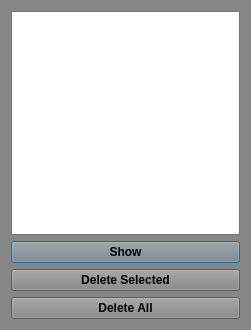
<?xml version="1.0" encoding="UTF-8"?>
<ui version="4.0">
 <class>dialog::BarcodeList</class>
 <widget class="QDialog" name="dialog::BarcodeList">
  <property name="geometry">
   <rect>
    <x>0</x>
    <y>0</y>
    <width>251</width>
    <height>330</height>
   </rect>
  </property>
  <property name="palette">
   <palette>
    <active>
     <colorrole role="WindowText">
      <brush brushstyle="SolidPattern">
       <color alpha="255">
        <red>0</red>
        <green>0</green>
        <blue>0</blue>
       </color>
      </brush>
     </colorrole>
     <colorrole role="Button">
      <brush brushstyle="SolidPattern">
       <color alpha="255">
        <red>134</red>
        <green>134</green>
        <blue>134</blue>
       </color>
      </brush>
     </colorrole>
     <colorrole role="Light">
      <brush brushstyle="SolidPattern">
       <color alpha="255">
        <red>201</red>
        <green>201</green>
        <blue>201</blue>
       </color>
      </brush>
     </colorrole>
     <colorrole role="Midlight">
      <brush brushstyle="SolidPattern">
       <color alpha="255">
        <red>167</red>
        <green>167</green>
        <blue>167</blue>
       </color>
      </brush>
     </colorrole>
     <colorrole role="Dark">
      <brush brushstyle="SolidPattern">
       <color alpha="255">
        <red>67</red>
        <green>67</green>
        <blue>67</blue>
       </color>
      </brush>
     </colorrole>
     <colorrole role="Mid">
      <brush brushstyle="SolidPattern">
       <color alpha="255">
        <red>89</red>
        <green>89</green>
        <blue>89</blue>
       </color>
      </brush>
     </colorrole>
     <colorrole role="Text">
      <brush brushstyle="SolidPattern">
       <color alpha="255">
        <red>0</red>
        <green>0</green>
        <blue>0</blue>
       </color>
      </brush>
     </colorrole>
     <colorrole role="BrightText">
      <brush brushstyle="SolidPattern">
       <color alpha="255">
        <red>255</red>
        <green>255</green>
        <blue>255</blue>
       </color>
      </brush>
     </colorrole>
     <colorrole role="ButtonText">
      <brush brushstyle="SolidPattern">
       <color alpha="255">
        <red>0</red>
        <green>0</green>
        <blue>0</blue>
       </color>
      </brush>
     </colorrole>
     <colorrole role="Base">
      <brush brushstyle="SolidPattern">
       <color alpha="255">
        <red>255</red>
        <green>255</green>
        <blue>255</blue>
       </color>
      </brush>
     </colorrole>
     <colorrole role="Window">
      <brush brushstyle="SolidPattern">
       <color alpha="255">
        <red>134</red>
        <green>134</green>
        <blue>134</blue>
       </color>
      </brush>
     </colorrole>
     <colorrole role="Shadow">
      <brush brushstyle="SolidPattern">
       <color alpha="255">
        <red>0</red>
        <green>0</green>
        <blue>0</blue>
       </color>
      </brush>
     </colorrole>
     <colorrole role="AlternateBase">
      <brush brushstyle="SolidPattern">
       <color alpha="255">
        <red>194</red>
        <green>194</green>
        <blue>194</blue>
       </color>
      </brush>
     </colorrole>
     <colorrole role="ToolTipBase">
      <brush brushstyle="SolidPattern">
       <color alpha="255">
        <red>255</red>
        <green>255</green>
        <blue>220</blue>
       </color>
      </brush>
     </colorrole>
     <colorrole role="ToolTipText">
      <brush brushstyle="SolidPattern">
       <color alpha="255">
        <red>0</red>
        <green>0</green>
        <blue>0</blue>
       </color>
      </brush>
     </colorrole>
     <colorrole role="PlaceholderText">
      <brush brushstyle="SolidPattern">
       <color alpha="128">
        <red>0</red>
        <green>0</green>
        <blue>0</blue>
       </color>
      </brush>
     </colorrole>
    </active>
    <inactive>
     <colorrole role="WindowText">
      <brush brushstyle="SolidPattern">
       <color alpha="255">
        <red>0</red>
        <green>0</green>
        <blue>0</blue>
       </color>
      </brush>
     </colorrole>
     <colorrole role="Button">
      <brush brushstyle="SolidPattern">
       <color alpha="255">
        <red>134</red>
        <green>134</green>
        <blue>134</blue>
       </color>
      </brush>
     </colorrole>
     <colorrole role="Light">
      <brush brushstyle="SolidPattern">
       <color alpha="255">
        <red>201</red>
        <green>201</green>
        <blue>201</blue>
       </color>
      </brush>
     </colorrole>
     <colorrole role="Midlight">
      <brush brushstyle="SolidPattern">
       <color alpha="255">
        <red>167</red>
        <green>167</green>
        <blue>167</blue>
       </color>
      </brush>
     </colorrole>
     <colorrole role="Dark">
      <brush brushstyle="SolidPattern">
       <color alpha="255">
        <red>67</red>
        <green>67</green>
        <blue>67</blue>
       </color>
      </brush>
     </colorrole>
     <colorrole role="Mid">
      <brush brushstyle="SolidPattern">
       <color alpha="255">
        <red>89</red>
        <green>89</green>
        <blue>89</blue>
       </color>
      </brush>
     </colorrole>
     <colorrole role="Text">
      <brush brushstyle="SolidPattern">
       <color alpha="255">
        <red>0</red>
        <green>0</green>
        <blue>0</blue>
       </color>
      </brush>
     </colorrole>
     <colorrole role="BrightText">
      <brush brushstyle="SolidPattern">
       <color alpha="255">
        <red>255</red>
        <green>255</green>
        <blue>255</blue>
       </color>
      </brush>
     </colorrole>
     <colorrole role="ButtonText">
      <brush brushstyle="SolidPattern">
       <color alpha="255">
        <red>0</red>
        <green>0</green>
        <blue>0</blue>
       </color>
      </brush>
     </colorrole>
     <colorrole role="Base">
      <brush brushstyle="SolidPattern">
       <color alpha="255">
        <red>255</red>
        <green>255</green>
        <blue>255</blue>
       </color>
      </brush>
     </colorrole>
     <colorrole role="Window">
      <brush brushstyle="SolidPattern">
       <color alpha="255">
        <red>134</red>
        <green>134</green>
        <blue>134</blue>
       </color>
      </brush>
     </colorrole>
     <colorrole role="Shadow">
      <brush brushstyle="SolidPattern">
       <color alpha="255">
        <red>0</red>
        <green>0</green>
        <blue>0</blue>
       </color>
      </brush>
     </colorrole>
     <colorrole role="AlternateBase">
      <brush brushstyle="SolidPattern">
       <color alpha="255">
        <red>194</red>
        <green>194</green>
        <blue>194</blue>
       </color>
      </brush>
     </colorrole>
     <colorrole role="ToolTipBase">
      <brush brushstyle="SolidPattern">
       <color alpha="255">
        <red>255</red>
        <green>255</green>
        <blue>220</blue>
       </color>
      </brush>
     </colorrole>
     <colorrole role="ToolTipText">
      <brush brushstyle="SolidPattern">
       <color alpha="255">
        <red>0</red>
        <green>0</green>
        <blue>0</blue>
       </color>
      </brush>
     </colorrole>
     <colorrole role="PlaceholderText">
      <brush brushstyle="SolidPattern">
       <color alpha="128">
        <red>0</red>
        <green>0</green>
        <blue>0</blue>
       </color>
      </brush>
     </colorrole>
    </inactive>
    <disabled>
     <colorrole role="WindowText">
      <brush brushstyle="SolidPattern">
       <color alpha="255">
        <red>67</red>
        <green>67</green>
        <blue>67</blue>
       </color>
      </brush>
     </colorrole>
     <colorrole role="Button">
      <brush brushstyle="SolidPattern">
       <color alpha="255">
        <red>134</red>
        <green>134</green>
        <blue>134</blue>
       </color>
      </brush>
     </colorrole>
     <colorrole role="Light">
      <brush brushstyle="SolidPattern">
       <color alpha="255">
        <red>201</red>
        <green>201</green>
        <blue>201</blue>
       </color>
      </brush>
     </colorrole>
     <colorrole role="Midlight">
      <brush brushstyle="SolidPattern">
       <color alpha="255">
        <red>167</red>
        <green>167</green>
        <blue>167</blue>
       </color>
      </brush>
     </colorrole>
     <colorrole role="Dark">
      <brush brushstyle="SolidPattern">
       <color alpha="255">
        <red>67</red>
        <green>67</green>
        <blue>67</blue>
       </color>
      </brush>
     </colorrole>
     <colorrole role="Mid">
      <brush brushstyle="SolidPattern">
       <color alpha="255">
        <red>89</red>
        <green>89</green>
        <blue>89</blue>
       </color>
      </brush>
     </colorrole>
     <colorrole role="Text">
      <brush brushstyle="SolidPattern">
       <color alpha="255">
        <red>67</red>
        <green>67</green>
        <blue>67</blue>
       </color>
      </brush>
     </colorrole>
     <colorrole role="BrightText">
      <brush brushstyle="SolidPattern">
       <color alpha="255">
        <red>255</red>
        <green>255</green>
        <blue>255</blue>
       </color>
      </brush>
     </colorrole>
     <colorrole role="ButtonText">
      <brush brushstyle="SolidPattern">
       <color alpha="255">
        <red>67</red>
        <green>67</green>
        <blue>67</blue>
       </color>
      </brush>
     </colorrole>
     <colorrole role="Base">
      <brush brushstyle="SolidPattern">
       <color alpha="255">
        <red>134</red>
        <green>134</green>
        <blue>134</blue>
       </color>
      </brush>
     </colorrole>
     <colorrole role="Window">
      <brush brushstyle="SolidPattern">
       <color alpha="255">
        <red>134</red>
        <green>134</green>
        <blue>134</blue>
       </color>
      </brush>
     </colorrole>
     <colorrole role="Shadow">
      <brush brushstyle="SolidPattern">
       <color alpha="255">
        <red>0</red>
        <green>0</green>
        <blue>0</blue>
       </color>
      </brush>
     </colorrole>
     <colorrole role="AlternateBase">
      <brush brushstyle="SolidPattern">
       <color alpha="255">
        <red>134</red>
        <green>134</green>
        <blue>134</blue>
       </color>
      </brush>
     </colorrole>
     <colorrole role="ToolTipBase">
      <brush brushstyle="SolidPattern">
       <color alpha="255">
        <red>255</red>
        <green>255</green>
        <blue>220</blue>
       </color>
      </brush>
     </colorrole>
     <colorrole role="ToolTipText">
      <brush brushstyle="SolidPattern">
       <color alpha="255">
        <red>0</red>
        <green>0</green>
        <blue>0</blue>
       </color>
      </brush>
     </colorrole>
     <colorrole role="PlaceholderText">
      <brush brushstyle="SolidPattern">
       <color alpha="128">
        <red>0</red>
        <green>0</green>
        <blue>0</blue>
       </color>
      </brush>
     </colorrole>
    </disabled>
   </palette>
  </property>
  <property name="windowTitle">
   <string>All Barcodes</string>
  </property>
  <layout class="QVBoxLayout" name="verticalLayout_2">
   <item>
    <layout class="QVBoxLayout" name="verticalLayout">
     <item>
      <widget class="QListWidget" name="lwList">
       <property name="palette">
        <palette>
         <active>
          <colorrole role="WindowText">
           <brush brushstyle="SolidPattern">
            <color alpha="255">
             <red>0</red>
             <green>0</green>
             <blue>0</blue>
            </color>
           </brush>
          </colorrole>
          <colorrole role="Button">
           <brush brushstyle="SolidPattern">
            <color alpha="255">
             <red>150</red>
             <green>152</green>
             <blue>154</blue>
            </color>
           </brush>
          </colorrole>
          <colorrole role="Light">
           <brush brushstyle="SolidPattern">
            <color alpha="255">
             <red>225</red>
             <green>228</green>
             <blue>231</blue>
            </color>
           </brush>
          </colorrole>
          <colorrole role="Midlight">
           <brush brushstyle="SolidPattern">
            <color alpha="255">
             <red>187</red>
             <green>190</green>
             <blue>192</blue>
            </color>
           </brush>
          </colorrole>
          <colorrole role="Dark">
           <brush brushstyle="SolidPattern">
            <color alpha="255">
             <red>75</red>
             <green>76</green>
             <blue>77</blue>
            </color>
           </brush>
          </colorrole>
          <colorrole role="Mid">
           <brush brushstyle="SolidPattern">
            <color alpha="255">
             <red>100</red>
             <green>101</green>
             <blue>103</blue>
            </color>
           </brush>
          </colorrole>
          <colorrole role="Text">
           <brush brushstyle="SolidPattern">
            <color alpha="255">
             <red>0</red>
             <green>0</green>
             <blue>0</blue>
            </color>
           </brush>
          </colorrole>
          <colorrole role="BrightText">
           <brush brushstyle="SolidPattern">
            <color alpha="255">
             <red>255</red>
             <green>255</green>
             <blue>255</blue>
            </color>
           </brush>
          </colorrole>
          <colorrole role="ButtonText">
           <brush brushstyle="SolidPattern">
            <color alpha="255">
             <red>0</red>
             <green>0</green>
             <blue>0</blue>
            </color>
           </brush>
          </colorrole>
          <colorrole role="Base">
           <brush brushstyle="SolidPattern">
            <color alpha="255">
             <red>255</red>
             <green>255</green>
             <blue>255</blue>
            </color>
           </brush>
          </colorrole>
          <colorrole role="Window">
           <brush brushstyle="SolidPattern">
            <color alpha="255">
             <red>150</red>
             <green>152</green>
             <blue>154</blue>
            </color>
           </brush>
          </colorrole>
          <colorrole role="Shadow">
           <brush brushstyle="SolidPattern">
            <color alpha="255">
             <red>0</red>
             <green>0</green>
             <blue>0</blue>
            </color>
           </brush>
          </colorrole>
          <colorrole role="AlternateBase">
           <brush brushstyle="SolidPattern">
            <color alpha="255">
             <red>202</red>
             <green>203</green>
             <blue>204</blue>
            </color>
           </brush>
          </colorrole>
          <colorrole role="ToolTipBase">
           <brush brushstyle="SolidPattern">
            <color alpha="255">
             <red>255</red>
             <green>255</green>
             <blue>220</blue>
            </color>
           </brush>
          </colorrole>
          <colorrole role="ToolTipText">
           <brush brushstyle="SolidPattern">
            <color alpha="255">
             <red>0</red>
             <green>0</green>
             <blue>0</blue>
            </color>
           </brush>
          </colorrole>
          <colorrole role="PlaceholderText">
           <brush brushstyle="SolidPattern">
            <color alpha="128">
             <red>0</red>
             <green>0</green>
             <blue>0</blue>
            </color>
           </brush>
          </colorrole>
         </active>
         <inactive>
          <colorrole role="WindowText">
           <brush brushstyle="SolidPattern">
            <color alpha="255">
             <red>0</red>
             <green>0</green>
             <blue>0</blue>
            </color>
           </brush>
          </colorrole>
          <colorrole role="Button">
           <brush brushstyle="SolidPattern">
            <color alpha="255">
             <red>150</red>
             <green>152</green>
             <blue>154</blue>
            </color>
           </brush>
          </colorrole>
          <colorrole role="Light">
           <brush brushstyle="SolidPattern">
            <color alpha="255">
             <red>225</red>
             <green>228</green>
             <blue>231</blue>
            </color>
           </brush>
          </colorrole>
          <colorrole role="Midlight">
           <brush brushstyle="SolidPattern">
            <color alpha="255">
             <red>187</red>
             <green>190</green>
             <blue>192</blue>
            </color>
           </brush>
          </colorrole>
          <colorrole role="Dark">
           <brush brushstyle="SolidPattern">
            <color alpha="255">
             <red>75</red>
             <green>76</green>
             <blue>77</blue>
            </color>
           </brush>
          </colorrole>
          <colorrole role="Mid">
           <brush brushstyle="SolidPattern">
            <color alpha="255">
             <red>100</red>
             <green>101</green>
             <blue>103</blue>
            </color>
           </brush>
          </colorrole>
          <colorrole role="Text">
           <brush brushstyle="SolidPattern">
            <color alpha="255">
             <red>0</red>
             <green>0</green>
             <blue>0</blue>
            </color>
           </brush>
          </colorrole>
          <colorrole role="BrightText">
           <brush brushstyle="SolidPattern">
            <color alpha="255">
             <red>255</red>
             <green>255</green>
             <blue>255</blue>
            </color>
           </brush>
          </colorrole>
          <colorrole role="ButtonText">
           <brush brushstyle="SolidPattern">
            <color alpha="255">
             <red>0</red>
             <green>0</green>
             <blue>0</blue>
            </color>
           </brush>
          </colorrole>
          <colorrole role="Base">
           <brush brushstyle="SolidPattern">
            <color alpha="255">
             <red>255</red>
             <green>255</green>
             <blue>255</blue>
            </color>
           </brush>
          </colorrole>
          <colorrole role="Window">
           <brush brushstyle="SolidPattern">
            <color alpha="255">
             <red>150</red>
             <green>152</green>
             <blue>154</blue>
            </color>
           </brush>
          </colorrole>
          <colorrole role="Shadow">
           <brush brushstyle="SolidPattern">
            <color alpha="255">
             <red>0</red>
             <green>0</green>
             <blue>0</blue>
            </color>
           </brush>
          </colorrole>
          <colorrole role="AlternateBase">
           <brush brushstyle="SolidPattern">
            <color alpha="255">
             <red>202</red>
             <green>203</green>
             <blue>204</blue>
            </color>
           </brush>
          </colorrole>
          <colorrole role="ToolTipBase">
           <brush brushstyle="SolidPattern">
            <color alpha="255">
             <red>255</red>
             <green>255</green>
             <blue>220</blue>
            </color>
           </brush>
          </colorrole>
          <colorrole role="ToolTipText">
           <brush brushstyle="SolidPattern">
            <color alpha="255">
             <red>0</red>
             <green>0</green>
             <blue>0</blue>
            </color>
           </brush>
          </colorrole>
          <colorrole role="PlaceholderText">
           <brush brushstyle="SolidPattern">
            <color alpha="128">
             <red>0</red>
             <green>0</green>
             <blue>0</blue>
            </color>
           </brush>
          </colorrole>
         </inactive>
         <disabled>
          <colorrole role="WindowText">
           <brush brushstyle="SolidPattern">
            <color alpha="255">
             <red>75</red>
             <green>76</green>
             <blue>77</blue>
            </color>
           </brush>
          </colorrole>
          <colorrole role="Button">
           <brush brushstyle="SolidPattern">
            <color alpha="255">
             <red>150</red>
             <green>152</green>
             <blue>154</blue>
            </color>
           </brush>
          </colorrole>
          <colorrole role="Light">
           <brush brushstyle="SolidPattern">
            <color alpha="255">
             <red>225</red>
             <green>228</green>
             <blue>231</blue>
            </color>
           </brush>
          </colorrole>
          <colorrole role="Midlight">
           <brush brushstyle="SolidPattern">
            <color alpha="255">
             <red>187</red>
             <green>190</green>
             <blue>192</blue>
            </color>
           </brush>
          </colorrole>
          <colorrole role="Dark">
           <brush brushstyle="SolidPattern">
            <color alpha="255">
             <red>75</red>
             <green>76</green>
             <blue>77</blue>
            </color>
           </brush>
          </colorrole>
          <colorrole role="Mid">
           <brush brushstyle="SolidPattern">
            <color alpha="255">
             <red>100</red>
             <green>101</green>
             <blue>103</blue>
            </color>
           </brush>
          </colorrole>
          <colorrole role="Text">
           <brush brushstyle="SolidPattern">
            <color alpha="255">
             <red>75</red>
             <green>76</green>
             <blue>77</blue>
            </color>
           </brush>
          </colorrole>
          <colorrole role="BrightText">
           <brush brushstyle="SolidPattern">
            <color alpha="255">
             <red>255</red>
             <green>255</green>
             <blue>255</blue>
            </color>
           </brush>
          </colorrole>
          <colorrole role="ButtonText">
           <brush brushstyle="SolidPattern">
            <color alpha="255">
             <red>75</red>
             <green>76</green>
             <blue>77</blue>
            </color>
           </brush>
          </colorrole>
          <colorrole role="Base">
           <brush brushstyle="SolidPattern">
            <color alpha="255">
             <red>150</red>
             <green>152</green>
             <blue>154</blue>
            </color>
           </brush>
          </colorrole>
          <colorrole role="Window">
           <brush brushstyle="SolidPattern">
            <color alpha="255">
             <red>150</red>
             <green>152</green>
             <blue>154</blue>
            </color>
           </brush>
          </colorrole>
          <colorrole role="Shadow">
           <brush brushstyle="SolidPattern">
            <color alpha="255">
             <red>0</red>
             <green>0</green>
             <blue>0</blue>
            </color>
           </brush>
          </colorrole>
          <colorrole role="AlternateBase">
           <brush brushstyle="SolidPattern">
            <color alpha="255">
             <red>150</red>
             <green>152</green>
             <blue>154</blue>
            </color>
           </brush>
          </colorrole>
          <colorrole role="ToolTipBase">
           <brush brushstyle="SolidPattern">
            <color alpha="255">
             <red>255</red>
             <green>255</green>
             <blue>220</blue>
            </color>
           </brush>
          </colorrole>
          <colorrole role="ToolTipText">
           <brush brushstyle="SolidPattern">
            <color alpha="255">
             <red>0</red>
             <green>0</green>
             <blue>0</blue>
            </color>
           </brush>
          </colorrole>
          <colorrole role="PlaceholderText">
           <brush brushstyle="SolidPattern">
            <color alpha="128">
             <red>0</red>
             <green>0</green>
             <blue>0</blue>
            </color>
           </brush>
          </colorrole>
         </disabled>
        </palette>
       </property>
       <property name="font">
        <font>
         <weight>75</weight>
         <bold>true</bold>
        </font>
       </property>
      </widget>
     </item>
     <item>
      <widget class="QPushButton" name="pbShow">
       <property name="font">
        <font>
         <weight>75</weight>
         <bold>true</bold>
        </font>
       </property>
       <property name="text">
        <string>Show</string>
       </property>
      </widget>
     </item>
     <item>
      <widget class="QPushButton" name="pbDelete">
       <property name="font">
        <font>
         <weight>75</weight>
         <bold>true</bold>
        </font>
       </property>
       <property name="text">
        <string>Delete Selected</string>
       </property>
      </widget>
     </item>
     <item>
      <widget class="QPushButton" name="pbDeleteAll">
       <property name="font">
        <font>
         <weight>75</weight>
         <bold>true</bold>
        </font>
       </property>
       <property name="text">
        <string>Delete All</string>
       </property>
      </widget>
     </item>
    </layout>
   </item>
  </layout>
 </widget>
 <resources/>
 <connections/>
</ui>
